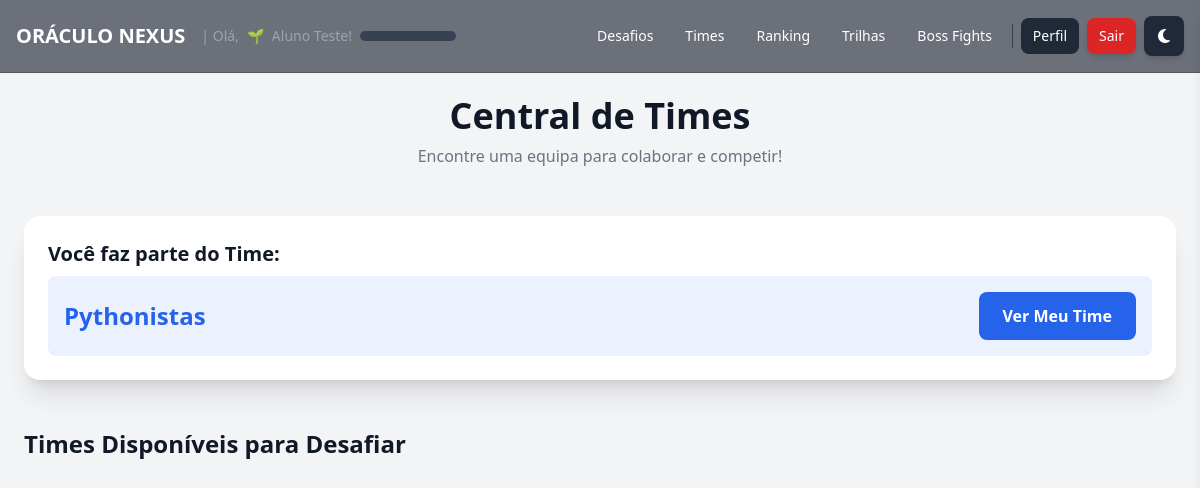
Page /teams (signed in) on the committed database.
### app.py (models this page shows, shortened)
class Level(db.Model):
    id = db.Column(db.Integer, primary_key=True)
    name = db.Column(db.String(50), unique=True, nullable=False)
    min_points = db.Column(db.Integer, unique=True, nullable=False, index=True)
    insignia = db.Column(db.String(255), nullable=True)  # URL ou emoji

class User(UserMixin, db.Model):
    id = db.Column(db.Integer, primary_key=True)
    name = db.Column(db.String(100), nullable=False)
    email = db.Column(db.String(100), unique=True, nullable=False)
    password = db.Column(db.String(200), nullable=False)
    is_admin = db.Column(db.Boolean, default=False)
    phone = db.Column(db.String(20))
    registered_at = db.Column(db.DateTime, default=datetime.utcnow)
    last_login = db.Column(db.DateTime)
    points = db.Column(db.Integer, default=0)
    level_id = db.Column(db.Integer, db.ForeignKey('level.id'), nullable=True)
    level = db.relationship('Level', backref='users')
    team_id = db.Column(db.Integer, db.ForeignKey('team.id'), nullable=True)
    avatar_url = db.Column(db.String(255), nullable=True)

class Team(db.Model):
    id = db.Column(db.Integer, primary_key=True)
    name = db.Column(db.String(100), unique=True, nullable=False)
    owner_id = db.Column(db.Integer, db.ForeignKey('user.id'), nullable=False)
    created_at = db.Column(db.DateTime, default=datetime.utcnow)
    owner = db.relationship('User', foreign_keys=[owner_id])
    members = db.relationship('User', foreign_keys='User.team_id', backref='team', lazy='dynamic')

### app.py (the view, shortened to what this page needs)
@app.route('/teams', methods=['GET', 'POST'])
@login_required
def teams_list():
    form = BaseForm()
    all_teams = Team.query.all()
    active_battles = []
    if current_user.team:
        active_battles = TeamBattle.query.filter(
            (TeamBattle.challenging_team_id == current_user.team_id) | (TeamBattle.challenged_team_id == current_user.team_id),
            TeamBattle.status == 'active'
        ).all()
    return render_template('teams.html', teams=all_teams, form=form, active_battles=active_battles)

### app.py (called while the page is built)
@login_manager.user_loader
def load_user(user_id):
    return User.query.get(int(user_id))

@app.context_processor
def inject_user_gamification_data():
    if current_user.is_authenticated and current_user.level:
        return dict(user_level_insignia=current_user.level.insignia)
    return dict(user_level_insignia='')

@app.context_processor
def inject_gamification_progress():
    if not current_user.is_authenticated:
        return {}
    progress_data = {'percentage': 0, 'next_level_points': None}
    if current_user.level:
        current_level = current_user.level
        next_level = Level.query.filter(Level.min_points > current_level.min_points).order_by(Level.min_points.asc()).first()
        if next_level:
            points_for_level = next_level.min_points - current_level.min_points
            points_achieved = current_user.points - current_level.min_points
            progress_data['percentage'] = max(0, min(100, (points_achieved / points_for_level) * 100 if points_for_level > 0 else 100))
            progress_data['next_level_points'] = next_level.min_points
        else:
            progress_data['percentage'] = 100
    return dict(progress=progress_data)

### templates/teams.html (shortened to what this page needs)
{% extends "base_user.html" %}
{% block content %}
<div class="w-full max-w-6xl mx-auto space-y-12">
    <div class="text-center">
        <h1 class="text-4xl font-bold text-gray-900 dark:text-white">Central de Times</h1>
        <p class="text-gray-500 dark:text-gray-400 mt-2">Encontre uma equipa para colaborar e competir!</p>
    </div>
    <div class="bg-white dark:bg-gray-800 p-6 rounded-2xl shadow-xl">
        {% if current_user.team %}
            <h3 class="text-xl font-semibold mb-2">Você faz parte do Time:</h3>
            <div class="p-4 bg-blue-500/10 dark:bg-blue-500/20 rounded-lg flex flex-col sm:flex-row justify-between items-center">
                <div class="mb-4 sm:mb-0">
                    <p class="text-2xl font-bold text-blue-600 dark:text-blue-400">{{ current_user.team.name }}</p>
                </div>
                <a href="{{ url_for('view_team', team_id=current_user.team_id) }}" class="px-6 py-3 bg-blue-600 text-white font-semibold rounded-lg hover:bg-blue-500 transition">
                    Ver Meu Time
                </a>
            </div>
        {% endif %}
    </div>
    <div>
        <h2 class="text-2xl font-bold text-gray-900 dark:text-gray-100 mb-4">Times Disponíveis para Desafiar</h2>
    </div>
</div>
{% endblock %}

### templates/base_user.html (shortened to what this page needs)
<!DOCTYPE html>
<html lang="pt-BR" class="">
<head>
    <script src="https://cdn.tailwindcss.com"></script>
    <link href="{{ url_for('static', filename='styles.css') }}" rel="stylesheet">
    <link rel="stylesheet" href="https://cdnjs.cloudflare.com/ajax/libs/font-awesome/6.4.2/css/all.min.css">
</head>
<body class="bg-gray-100 dark:bg-gray-900 text-gray-900 dark:text-gray-100 flex flex-col min-h-screen font-sans">
    <header class="fixed top-0 left-0 right-0 z-20 bg-gray-900/60 backdrop-blur-lg border-b border-gray-700/50 p-4 flex justify-between items-center text-white">
        <div class="flex items-center space-x-4">
            <a href="{{ url_for('index') }}" class="text-xl font-bold hover:text-gray-300 transition">ORÁCULO NEXUS</a>
            <div class="text-sm text-gray-400 hidden lg:flex items-center space-x-2">
                <span>| Olá,</span>
                {% if current_user.level and current_user.level.insignia %}
                    {% if 'cloudinary' in current_user.level.insignia %}
                        <img src="{{ current_user.level.insignia }}" alt="{{ current_user.level.name }}" class="w-5 h-5 rounded-full inline-block">
                    {% else %}
                        <span>{{ current_user.level.insignia }}</span>
                    {% endif %}
                {% endif %}
                <span>{{ current_user.name }}!</span>
                <div class="w-24 bg-gray-700 rounded-full h-2.5 ml-2" title="{{ progress.percentage|round(1) }}%">
                </div>
            </div>
        </div>
        <nav class="hidden md:flex items-center space-x-2">
            <a href="{{ url_for('list_challenges') }}" class="text-sm px-3 py-2 rounded-lg hover:bg-gray-700 transition">Desafios</a>
            <a href="{{ url_for('teams_list') }}" class="text-sm px-3 py-2 rounded-lg hover:bg-gray-700 transition">Times</a>
            <a href="{{ url_for('ranking') }}" class="text-sm px-3 py-2 rounded-lg hover:bg-gray-700 transition">Ranking</a>
            <a href="{{ url_for('list_paths') }}" class="text-sm px-3 py-2 rounded-lg hover:bg-gray-700 transition">Trilhas</a>
            <a href="{{ url_for('list_boss_fights') }}" class="text-sm px-3 py-2 rounded-lg hover:bg-gray-700 transition">Boss Fights</a>
            <a href="{{ url_for('profile') }}" class="text-sm px-3 py-2 bg-gray-800 text-white rounded-lg hover:bg-gray-700 transition">Perfil</a>
            <a href="{{ url_for('logout') }}" class="text-sm px-3 py-2 bg-red-600 text-white rounded-lg hover:bg-red-500 transition shadow-md">Sair</a>
            <button id="theme-toggle" title="Alternar tema" class="w-10 h-10 flex items-center justify-center bg-gray-800 rounded-lg hover:bg-gray-700 transition shadow-md">
                <i class="fas fa-moon"></i>
            </button>
        </nav>
    </header>
    <main class="flex-1 flex flex-col items-center pt-24 pb-4 px-4 w-full">
        {% block content %}{% endblock %}
    </main>
</body>
</html>

### static/styles.css (style rules this page uses)
:root { --primary-500: #3b82f6; --primary-600: #2563eb; --success-500: #10b981; --error-500: #ef4444; --bg-light-primary: #f3f4f6; --bg-light-secondary: #ffffff; --bg-light-tertiary: #f9fafb; --text-light-primary: #111827; --text-light-secondary: #6b7280; --border-light: #e5e7eb; --chat-user-bubble-bg: linear-gradient(135deg, #3b82f6, #60a5fa); --chat-bot-bubble-bg: #f3f4f6; --chat-welcome-bubble-bg: #eef2ff; --font-family-base: 'Inter', -apple-system, BlinkMacSystemFont, 'Segoe UI', Roboto, sans-serif; }
*, *::before, *::after { box-sizing: border-box; margin: 0; padding: 0; }
html { scroll-behavior: smooth; }
body { font-family: var(--font-family-base); line-height: 1.6; background-color: var(--bg-light-primary); color: var(--text-light-primary); transition: background-color 0.3s, color 0.3s; }

### rows in the picture
Level: level.insignia "🌱"
User: name "Aluno Teste"
Team: team.name "Pythonistas"
